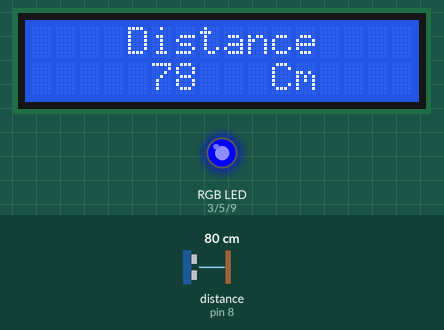
This sketch was run on a simulated Arduino Uno, built with avr-gcc and run on an emulated ATmega328P. Shown: 16×2 character LCD, an RGB LED mixed from three pins (HIGH = lit). Wiring (inferred from the names in the program): ultrasonic range finder: trigger pin 7; echo pin 8. The test bench sets the inputs (shaded band); at power-on: distance to the obstacle (sensor on pin 8) 80 cm. The echo pulse lasts 58.3 µs per cm; dim RGB values are drawn brighter than linear; pins used as bus, display or sensor lines are not drawn.

Above: at 1.2 s.
1.3 s: distance to the obstacle (sensor on pin 8) set to 34 cm
At 2.6 s:
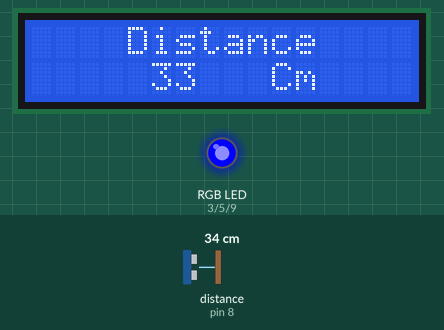
5.4 s: distance to the obstacle (sensor on pin 8) set to 27 cm
At 6.7 s:
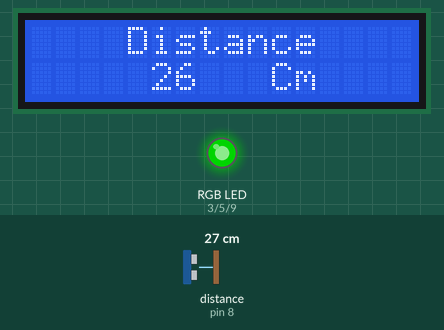
9.5 s: distance to the obstacle (sensor on pin 8) set to 23 cm
At 10.6 s:
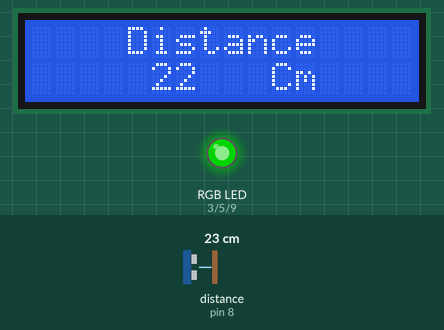
12.6 s: distance to the obstacle (sensor on pin 8) set to 19 cm
At 13.6 s:
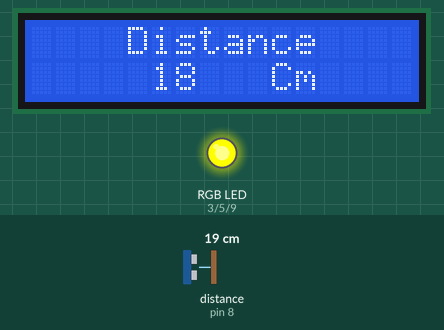
16.6 s: distance to the obstacle (sensor on pin 8) set to 12 cm
At 17.5 s:
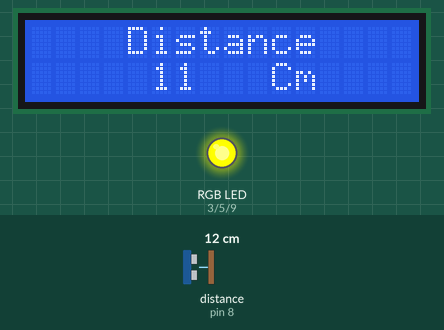
19.6 s: distance to the obstacle (sensor on pin 8) set to 9 cm
At 21.0 s:
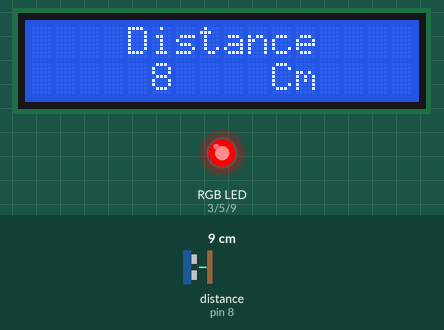
Timing chart, 0 to 22.6 s (numbered marks = the images above; inputs shaded):
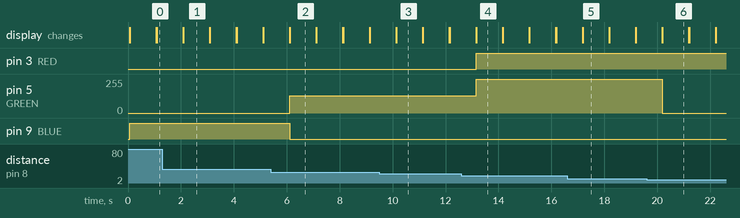

Measured:
- the behaviour switches between 31 and 30 cm on distance to the obstacle (sensor on pin 8) (found by bisection; images 1 and 2)
- the behaviour switches between 21 and 20 cm on distance to the obstacle (sensor on pin 8) (found by bisection; images 3 and 4)
- the behaviour switches between 11 and 10 cm on distance to the obstacle (sensor on pin 8) (found by bisection; images 5 and 6)
- after the input at 1.3 s, the display: first differs from a run without the input after 0.79 s (image 1)
- after the input at 5.4 s, pin 5 (GREEN): 0/255 → 128/255 after 0.71 s; pin 9 (BLUE): HIGH → LOW after 0.71 s; the display: first differs from a run without the input after 0.72 s (image 2)
- after the input at 9.5 s, the display: first differs from a run without the input after 0.64 s (image 3)
- after the input at 12.6 s, pin 3 (RED): LOW → HIGH after 0.56 s; pin 5 (GREEN): 128/255 → 255/255 after 0.56 s; the display: first differs from a run without the input after 0.56 s (image 4)
- after the input at 16.6 s, the display: first differs from a run without the input after 0.58 s (image 5)
- after the input at 19.6 s, pin 5 (GREEN): 255/255 → 0/255 after 0.60 s; the display: first differs from a run without the input after 0.60 s (image 6)

The sketch:

_____lcd____.ino
```cpp
#include <LiquidCrystal.h>
#define ECHO 8
#define TRIGGER 7
#define RED 3 // define RED pin
#define GREEN 5 // define GREEN pin
#define BLUE 9 // define BLUE pin

LiquidCrystal lcd(4, 6, 10, 11, 12, 13);
void setup() {
lcd.begin(16, 2);
lcd.clear();
pinMode(ECHO,INPUT);
pinMode(TRIGGER,OUTPUT);
pinMode(RED, OUTPUT);
pinMode(GREEN, OUTPUT);
pinMode(BLUE, OUTPUT);
}
void setColor(int r, int g, int b)
{
analogWrite(RED, r);
analogWrite(GREEN, g);
analogWrite(BLUE, b);
}
void loop() {
long duration, distance;
digitalWrite(TRIGGER,LOW);
delayMicroseconds(2);
digitalWrite(TRIGGER,HIGH);
delayMicroseconds(10);
digitalWrite(TRIGGER,LOW);
//calculate distance
duration = pulseIn(ECHO,HIGH);
distance = duration * 34000 / 1000000 / 2;
lcd.setCursor(4,0);
lcd.print("Distance");
lcd.setCursor(5,1);
lcd.print(distance);
if(distance < 10){ // 한 번 출력된 곳은 자동으로 지워지지 않음
lcd.setCursor(6,1);
lcd.print(" ");
}
if(distance < 10){
  setColor(255,0,0);
}
else if(distance >= 10 && distance < 20){
  setColor(255,255,0);
}
else if(distance>=20 && distance <30){
  setColor(0,128,0);
}
else {
  setColor(0,0,255);
}
lcd.setCursor(10,1);
lcd.print("Cm");
delay(1000);
lcd.clear();
}
```
